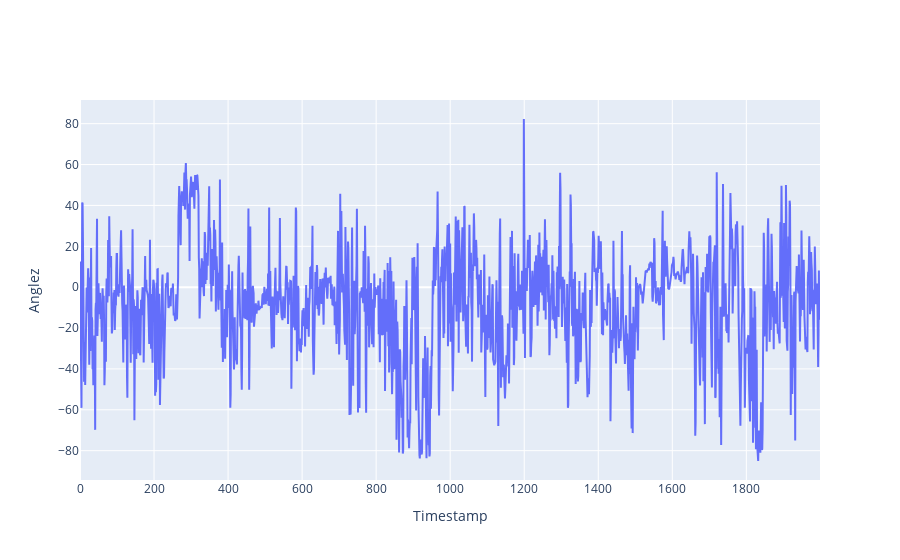

Notebook code cell kept with this figure:
### Markdown cell above
# Временные ряды

### Code cell
fig = go.Figure(data=go.Scatter(y=anglez_series))
fig.update_layout(xaxis_title="Timestamp", yaxis_title="Anglez")
fig.show()

### Figure 1 — Plotly figure (JSON) as saved in the notebook; plotly's stock layout.template omitted (floating-point values rounded to 4 significant figures; data arrays with more than 128 entries replaced by an {"elided": "..."} marker saying what was removed)
{"data": [{"type": "scatter", "y": {"elided": "2000 float values"}}], "layout": {"xaxis": {"title": {"text": "Timestamp"}}, "yaxis": {"title": {"text": "Anglez"}}}}
